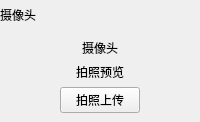
       <widget class="QWidget" name="widget_4" native="true">
        <property name="sizePolicy">
         <sizepolicy hsizetype="Maximum" vsizetype="Preferred">
          <horstretch>0</horstretch>
          <verstretch>0</verstretch>
         </sizepolicy>
        </property>
        <property name="minimumSize">
         <size>
          <width>0</width>
          <height>0</height>
         </size>
        </property>
        <property name="maximumSize">
         <size>
          <width>16777215</width>
          <height>16777215</height>
         </size>
        </property>
        <property name="baseSize">
         <size>
          <width>0</width>
          <height>0</height>
         </size>
        </property>
        <property name="class" stdset="0">
         <string>Container</string>
        </property>
        <layout class="QGridLayout" name="gridLayout_3">
         <property name="leftMargin">
          <number>0</number>
         </property>
         <property name="topMargin">
          <number>0</number>
         </property>
         <property name="rightMargin">
          <number>0</number>
         </property>
         <property name="bottomMargin">
          <number>0</number>
         </property>
         <property name="spacing">
          <number>0</number>
         </property>
         <item row="1" column="0">
          <widget class="QWidget" name="cameraContainer" native="true">
           <property name="class" stdset="0">
            <string>ContainerContentWidget</string>
           </property>
           <layout class="QGridLayout" name="gridLayout_19">
            <property name="leftMargin">
             <number>0</number>
            </property>
            <property name="rightMargin">
             <number>0</number>
            </property>
            <item row="0" column="0">
             <widget class="QLabel" name="cameraPlaceholderLabel">
              <property name="text">
               <string>摄像头</string>
              </property>
              <property name="alignment">
               <set>Qt::AlignCenter</set>
              </property>
              <property name="class" stdset="0">
               <string>CameraWidget</string>
              </property>
             </widget>
            </item>
            <item row="2" column="0">
             <widget class="QPushButton" name="captureAndUploadButton">
              <property name="sizePolicy">
               <sizepolicy hsizetype="Maximum" vsizetype="Fixed">
                <horstretch>0</horstretch>
                <verstretch>0</verstretch>
               </sizepolicy>
              </property>
              <property name="text">
               <string>拍照上传</string>
              </property>
             </widget>
            </item>
            <item row="1" column="0">
             <widget class="QLabel" name="previewLabel">
              <property name="text">
               <string>拍照预览</string>
              </property>
              <property name="alignment">
               <set>Qt::AlignCenter</set>
              </property>
              <property name="class" stdset="0">
               <string>CameraWidget</string>
              </property>
             </widget>
            </item>
           </layout>
          </widget>
         </item>
         <item row="0" column="0">
          <widget class="QWidget" name="widget_12" native="true">
           <property name="class" stdset="0">
            <string>ContainerTitlebar</string>
           </property>
           <layout class="QGridLayout" name="gridLayout_9">
            <property name="leftMargin">
             <number>0</number>
            </property>
            <property name="topMargin">
             <number>0</number>
            </property>
            <property name="rightMargin">
             <number>0</number>
            </property>
            <property name="bottomMargin">
             <number>0</number>
            </property>
            <property name="horizontalSpacing">
             <number>10</number>
            </property>
            <item row="0" column="0">
             <widget class="QLabel" name="cameraLabel">
              <property name="minimumSize">
               <size>
                <width>40</width>
                <height>30</height>
               </size>
              </property>
              <property name="maximumSize">
               <size>
                <width>400</width>
                <height>30</height>
               </size>
              </property>
              <property name="text">
               <string>摄像头</string>
              </property>
              <property name="class" stdset="0">
               <string>TitleIcon</string>
              </property>
             </widget>
            </item>
           </layout>
          </widget>
         </item>
        </layout>
       </widget>
